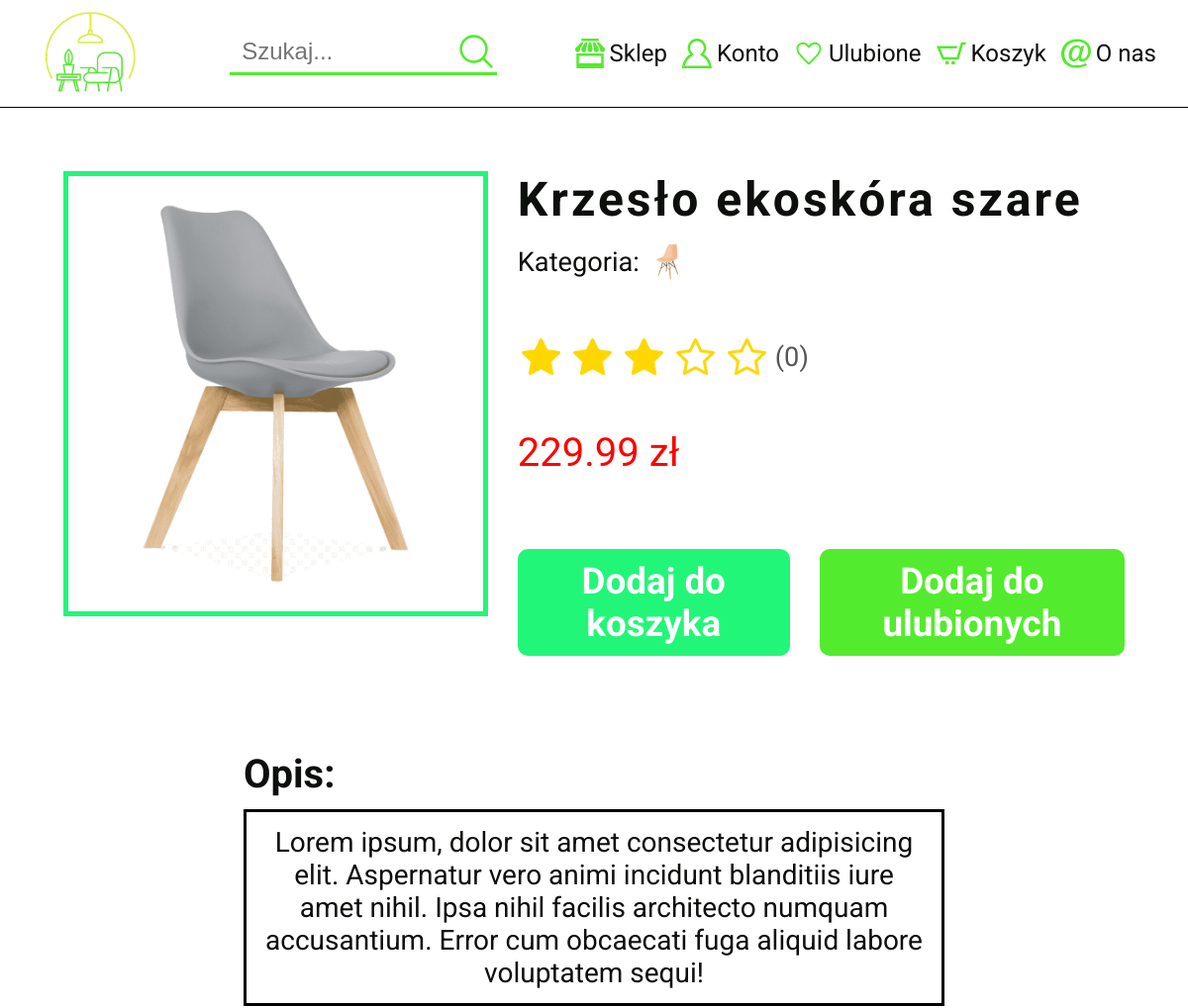
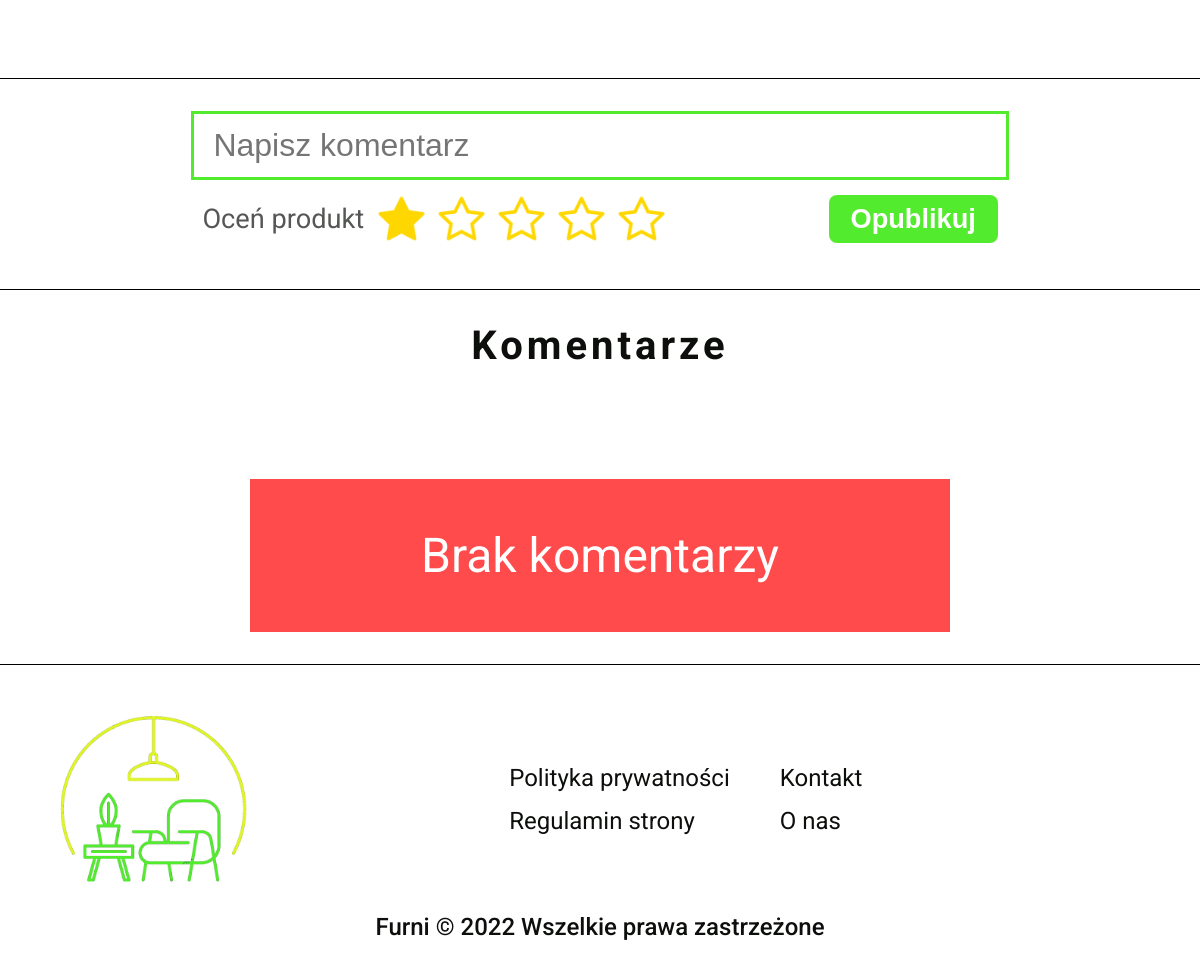
Screenshot of /product.php?id=1 with the database file from the repository (2 pictures, top to bottom).
### tables this page shows
CREATE TABLE `produkty` (
  `id` int(11) NOT NULL,
  `nazwa` varchar(255) NOT NULL,
  `kategoria` varchar(255) NOT NULL,
  `opis` text NOT NULL DEFAULT 'Lorem ipsum, dolor sit amet consectetur adipisicing elit. Aspernatur vero animi incidunt blanditiis iure amet nihil. Ipsa nihil facilis architecto numquam accusantium. Error cum obcaecati fuga aliquid labore voluptatem sequi!',
  `cena` float NOT NULL,
  `poprzednia_cena` float DEFAULT NULL,
  `data_wypuszczenia` datetime NOT NULL DEFAULT current_timestamp()
);

### product.php (the view, shortened to what the rows shown need)
<?php
    require_once 'inc/connection.php';
    $id_produktu = htmlentities($_GET['id'],ENT_QUOTES);
    $query = "SELECT * FROM produkty WHERE id='$id_produktu'";
    if($result = $con->query($query)){
        if($result->num_rows>0){
            $produkt = $result->fetch_assoc();
        }
        else{
            exit();
        }
    }
    else{
        exit();
    }
?>
<!DOCTYPE html>
<html lang="pl">
<head>
    <link rel="stylesheet" href="css/generic.css">
    <link rel="stylesheet" href="css/product.css">
</head>
<body>
    <main>
        <section class="mebel">
            <img src="img/products/<?php echo $produkt['kategoria']; ?>/<?php echo $produkt['nazwa']; ?>.png" alt="<?php echo $produkt['nazwa']; ?>" class="mebel__img">
            <div class="mebel__right">
                <div class="mebel__right__top">
                    <h1 class="mebel__nazwa"><?php echo $produkt['nazwa']; ?></h1>
                    <p class="mebel__kategoria">Kategoria: <img src="img/products/kategorie/<?php echo $produkt['kategoria']; ?>.png" alt="<?php echo $produkt['kategoria']; ?>" class="mebel__kategoria__img"></p>
                </div>
                <div class="mebel__right__stars">
                    <div class="mebel__stars">
                    </div>
                </div>
                <p class="mebel__cena"><?php
                    echo $produkt['cena'].' zł';
                ?></p>
                <div class="mebel__buttons">
                    <button onclick="dodajProduktDoKoszyka(event,<?php echo $produkt['id']; ?>)" class="mebel__button mebel__button--koszyk">
                    </button>
                    <button onclick="dodajProduktDoUlubionych(event,<?php echo $produkt['id']; ?>)" class="mebel__button mebel__button--ulubione">
                    </button>
                </div>
            </div>
        </section>
        <section class="opis">
            <h2 class="opis__heading">Opis:</h2>
            <p class="opis__text"><?php echo $produkt['opis']; ?></p>
        </section>
        <section class="komentarze">
            <h2 class="komentarze__heading">Komentarze</h2>
        </section>
    </main>
</body>
</html>

### rows the page displays
produkty: kategoria+nazwa (picture), nazwa "Krzesło ekoskóra szare", kategoria (picture), cena "229.99", opis "Lorem ipsum, dolor sit amet consectetur adipisicing elit. Aspernatur vero animi incidunt blanditiis iure amet nihil. Ipsa nihil facilis architecto numquam accusantium. Error cum obcaecati fuga aliquid labore voluptatem sequi!"
